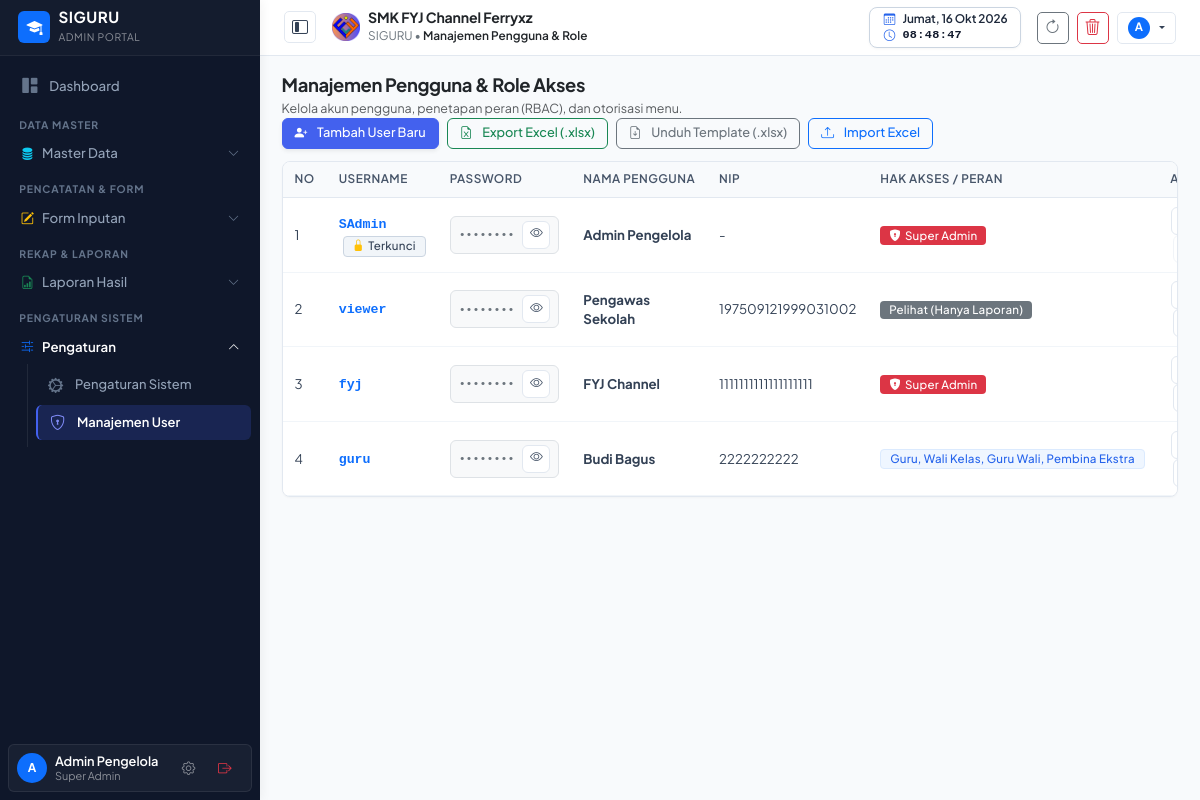
Page /user-management.php (signed in) on the committed database.
### tables this page shows
CREATE TABLE pengaturan (
    id INTEGER PRIMARY KEY AUTOINCREMENT,
    logo TEXT DEFAULT 'assets/images/logo.png',
    nama_sekolah TEXT DEFAULT 'SMK NEGERI 1 CONTOH',
    tahun_ajaran TEXT DEFAULT '2026/2027',
    semester TEXT DEFAULT 'Ganjil',
    kelas TEXT DEFAULT 'X RPL 1, X RPL 2, XI RPL 1, XI RPL 2, XII RPL 1, XII RPL 2',
    mata_pelajaran TEXT DEFAULT 'Matematika, Bahasa Indonesia, Pemrograman Web, Basis Data, Bahasa Inggris, PJOK, Pendidikan Agama',
    folder_jurnal TEXT,
    folder_foto TEXT,
    folder_guru_wali TEXT,
    folder_wali TEXT,
    folder_ekstra TEXT,
    link_db_absen TEXT,
    link_db_jurnal TEXT,
    link_db_guru_wali TEXT,
    link_db_wali TEXT,
    link_db_ekstra TEXT,
    list_ekstrakurikuler TEXT DEFAULT 'Pramuka, Paskibra, Futsal, Basket, Rohis, PMR, Desain Grafis, Robotik',
    kepala_sekolah TEXT DEFAULT 'Drs. H. Ahmad Fauzi, M.Pd.',
    nip_kepala_sekolah TEXT DEFAULT '19750815 199903 1 002'
, kop_surat TEXT DEFAULT 'assets/images/kop_surat.png', kop_size TEXT DEFAULT '90', kabupaten TEXT DEFAULT 'Klungkung', ttd_kepsek TEXT DEFAULT 'https://drive.google.com/thumbnail?id=1GUfUommgYjV-cnhU0tTB8kRJy8iXagkI', list_tahun_ajaran TEXT DEFAULT '["2025/2026", "2026/2027", "2027/2028"]');

CREATE TABLE data_user (
    id INTEGER PRIMARY KEY AUTOINCREMENT,
    username TEXT UNIQUE NOT NULL,
    password TEXT NOT NULL,
    hak_akses TEXT NOT NULL,
    nama TEXT NOT NULL,
    nip TEXT
, foto TEXT);

### user-management.php (the view, shortened to what the rows shown need)
<?php
require_once __DIR__ . '/config/auth.php';
require_once __DIR__ . '/config/helper.php';
$pdo = getDBConnection();
$userList = $pdo->query("SELECT * FROM data_user ORDER BY id ASC")->fetchAll();
require_once __DIR__ . '/views/header.php';
require_once __DIR__ . '/views/sidebar.php';
?>
<main class="content-wrapper">
    <div class="card card-table overflow-hidden">
        <div class="table-responsive">
            <table class="table table-custom align-middle mb-0">
                <thead>
                    <tr>
                        <th style="width: 50px;">No</th>
                        <th>Username</th>
                        <th>Password</th>
                        <th>Nama Pengguna</th>
                        <th>NIP</th>
                        <th>Hak Akses / Peran</th>
                        <th class="text-center" style="width: 120px;">Aksi</th>
                    </tr>
                </thead>
                <tbody>
                    <?php
                    $no = 1;
                    foreach ($userList as $u):
                        $isSAdmin = ($u['username'] === 'SAdmin');
                        $isSuper = ($u['hak_akses'] === 'Super Admin' || strpos($u['hak_akses'], 'Super Admin') !== false);
                        $canViewThisPassword = true;
                        $uSafe = $u;
                    ?>
                        <tr>
                            <td><?= $no++ ?></td>
                            <td>
                                <strong class="font-monospace text-primary"><?= htmlspecialchars($u['username']) ?></strong>
                                <?php if ($isSAdmin): ?>
                                    <span class="badge bg-dark-subtle text-dark border ms-1" title="Username Sistem Terkunci"><i class="bi bi-lock-fill text-warning me-1"></i>Terkunci</span>
                                <?php endif; ?>
                            </td>
                            <td>
                                <?php if ($canViewThisPassword): ?>
                                    <div class="d-inline-flex align-items-center gap-1 font-monospace bg-light px-2 py-1 rounded border">
                                        <span id="table_pwd_<?= $u['id'] ?>" class="text-secondary small">••••••••</span>
                                        <button type="button" class="btn btn-sm btn-link p-0 text-secondary border-0 ms-1 text-decoration-none"
                                            onclick="toggleTablePassword(<?= $u['id'] ?>, '<?= htmlspecialchars(addslashes($u['password'])) ?>', this)"
                                            title="Lihat / Sembunyikan Password">
                                            <i class="bi bi-eye"></i>
                                        </button>
                                    </div>
                                <?php endif; ?>
                            </td>
                            <td class="fw-bold text-dark"><?= htmlspecialchars($u['nama']) ?></td>
                            <td><?= htmlspecialchars($u['nip'] ?: '-') ?></td>
                            <td>
                                <?php if ($isSuper): ?>
                                    <span class="badge bg-danger px-3 py-1"><i class="bi bi-shield-lock-fill me-1"></i>Super Admin</span>
                                <?php elseif ($u['hak_akses'] === 'Pelihat'): ?>
                                    <span class="badge bg-secondary px-3 py-1">Pelihat (Hanya Laporan)</span>
                                <?php else: ?>
                                    <span class="badge bg-primary-subtle text-primary fw-semibold px-2 py-1"><?= htmlspecialchars($u['hak_akses']) ?></span>
                                <?php endif; ?>
                            </td>
                            <td class="text-center">
                                <?php if ($isSAdmin && $user['username'] !== 'SAdmin'): ?>
                                <button class="btn btn-outline-secondary btn-sm rounded-pill px-2 py-0 disabled" title="Akun Induk Terkunci (Hanya dapat diedit oleh akun SAdmin)" disabled>
                                    <i class="bi bi-lock-fill"></i>
                                </button>
                                <?php else: ?>
                                <button class="btn btn-outline-primary btn-sm rounded-pill px-2 py-0"
                                    onclick='editUser(<?= json_encode($uSafe) ?>)' title="<?= $isSAdmin ? 'Edit Profil/Password SAdmin' : 'Edit Akun' ?>">
                                </button>
                                <?php endif; ?>
                                <?php if (!$isSAdmin && $u['id'] !== $user['id']): ?>
                                <button class="btn btn-outline-danger btn-sm rounded-pill px-2 py-0 ms-1"
                                    onclick="deleteUser(<?= $u['id'] ?>, '<?= addslashes($u['username']) ?>')" title="Hapus Akun">
                                </button>
                                <?php elseif ($isSAdmin): ?>
                                <button class="btn btn-outline-secondary btn-sm rounded-pill px-2 py-0 ms-1 disabled" title="Akun Induk Default Terkunci (SAdmin tidak dapat dihapus)" disabled>
                                </button>
                                <?php else: ?>
                                <button class="btn btn-outline-secondary btn-sm rounded-pill px-2 py-0 ms-1 disabled" title="Akun Anda Sendiri (Sedang aktif)" disabled>
                                    <i class="bi bi-lock-fill"></i>
                                </button>
                                <?php endif; ?>
                            </td>
                        </tr>
                    <?php endforeach; ?>
                </tbody>
            </table>
        </div>
    </div>
</main>
<?php require_once __DIR__ . '/views/footer.php'; ?>

### views/header.php (shortened to what the rows shown need)
<?php
require_once __DIR__ . '/../config/auth.php';
require_once __DIR__ . '/../config/helper.php';
$user = currentUser();
$settings = getSettings();
?>
<!DOCTYPE html>
<html lang="id">
<head>
    <link href="https://cdn.jsdelivr.net/npm/bootstrap@5.3.2/dist/css/bootstrap.min.css" rel="stylesheet">
    <link rel="stylesheet" href="https://cdn.jsdelivr.net/npm/bootstrap-icons@1.11.3/font/bootstrap-icons.min.css">
    <link rel="stylesheet" href="https://cdnjs.cloudflare.com/ajax/libs/font-awesome/6.5.1/css/all.min.css">
    <link rel="stylesheet" href="assets/css/style.css?v=<?= time() ?>">
</head>
<body>
<header class="main-header d-flex align-items-center justify-content-between px-3 px-md-4">
    <div class="d-flex align-items-center gap-2 gap-md-3">
        <div class="d-flex align-items-center gap-2">
            <img src="<?= htmlspecialchars($settings['logo'] ?? 'assets/images/logo.png') ?>" alt="Logo" class="rounded" style="height: 28px; width: 28px; object-fit: contain;">
            <div>
                <span class="d-none d-md-block fw-bold text-dark mb-0" style="font-size: 0.88rem; line-height: 1.15; letter-spacing: -0.01em;">
                    <?= htmlspecialchars($settings['nama_sekolah'] ?? 'SMK FYJ Channel Ferryxz') ?>
                </span>
                <span class="text-secondary small" style="line-height: 1.1; font-size: 0.74rem;">
                    SIGURU &bull; <span class="fw-semibold text-dark"><?= htmlspecialchars($pageTitle ?? 'Dashboard') ?></span>
                </span>
            </div>
        </div>
    </div>
    <div class="d-flex align-items-center gap-2">
        <div class="dropdown">
            <button class="btn btn-light btn-sm border px-2 py-1 d-flex align-items-center gap-1.5 dropdown-toggle shadow-xs" style="height: 32px; border-radius: 6px;" data-bs-toggle="dropdown" title="Akun: <?= htmlspecialchars($user['nama']) ?> (<?= htmlspecialchars($user['hak_akses']) ?>)">
                <?php if (!empty($user['foto'])): ?>
                    <img src="<?= htmlspecialchars(formatPhotoUrl($user['foto'])) ?>" alt="Avatar" class="rounded-circle" style="width: 22px; height: 22px; object-fit: cover; border: 1px solid #cbd5e1;">
                <?php else: ?>
                    <div class="rounded-circle bg-primary text-white d-flex align-items-center justify-content-center fw-bold" style="width: 22px; height: 22px; font-size: 0.72rem;">
                        <?= strtoupper(substr($user['nama'] ?: 'U', 0, 1)) ?>
                    </div>
                <?php endif; ?>
            </button>
        </div>
    </div>
</header>

### views/sidebar.php (shortened to what the rows shown need)
<?php
require_once __DIR__ . '/../config/auth.php';
$currentUserData = currentUser();
?>
<aside class="main-sidebar d-flex flex-column" id="mainSidebar">
    <div class="sidebar-user-card p-2 mx-2 mb-2 rounded-2">
        <div class="d-flex align-items-center justify-content-between">
            <a href="profil.php" class="d-flex align-items-center gap-2 text-decoration-none overflow-hidden" title="Profil Saya">
                <?php if (!empty($currentUserData['foto'])): ?>
                    <img src="<?= htmlspecialchars(formatPhotoUrl($currentUserData['foto'])) ?>" alt="Avatar" class="avatar-sidebar rounded-circle shadow-xs" style="width: 32px; height: 32px; object-fit: cover; flex-shrink: 0; border: 1.5px solid rgba(255,255,255,0.3);">
                <?php else: ?>
                    <div class="avatar-sidebar rounded-circle bg-primary text-white d-flex align-items-center justify-content-center fw-bold" style="width: 30px; height: 30px; font-size: 0.75rem; flex-shrink: 0;">
                        <?= strtoupper(substr($currentUserData['nama'] ?? 'U', 0, 1)) ?>
                    </div>
                <?php endif; ?>
                <div class="overflow-hidden" style="max-width: 125px;">
                    <div class="text-white fw-semibold small text-truncate" style="font-size: 0.8rem; line-height: 1.2;"><?= htmlspecialchars($currentUserData['nama'] ?? 'Pengguna') ?></div>
                    <div class="text-white-50 text-truncate" style="font-size: 0.68rem; line-height: 1.1;"><?= htmlspecialchars($currentUserData['hak_akses'] ?? 'Guru') ?></div>
                </div>
            </a>
        </div>
    </div>
</aside>

### rows in the picture
pengaturan: logo (picture), nama_sekolah "SMK FYJ Channel Ferryxz"
data_user: nama "A", nama "Admin Pengelola", hak_akses "Super Admin", username "SAdmin", shows "Terkunci", nip "-"
data_user: username "viewer", nama "Pengawas Sekolah", nip "197509121999031002", hak_akses "Pelihat (Hanya Laporan)"
data_user: username "fyj", nama "FYJ Channel", nip "1111111111111111111", hak_akses "Super Admin" (drawn)
data_user: username "guru", nama "Budi Bagus", nip "2222222222", hak_akses "Guru, Wali Kelas, Guru Wali, Pembina Ekstra"

### other values in the picture
$pageTitle "Manajemen Pengguna & Role"
